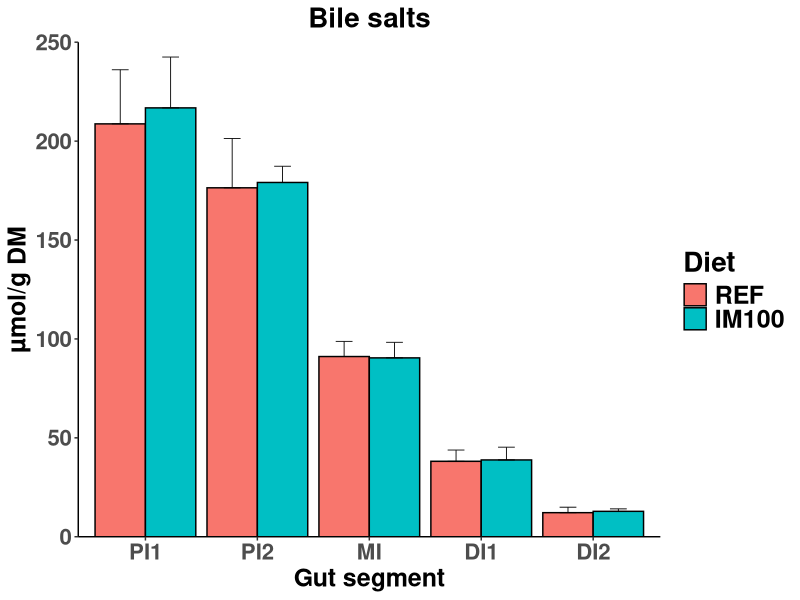
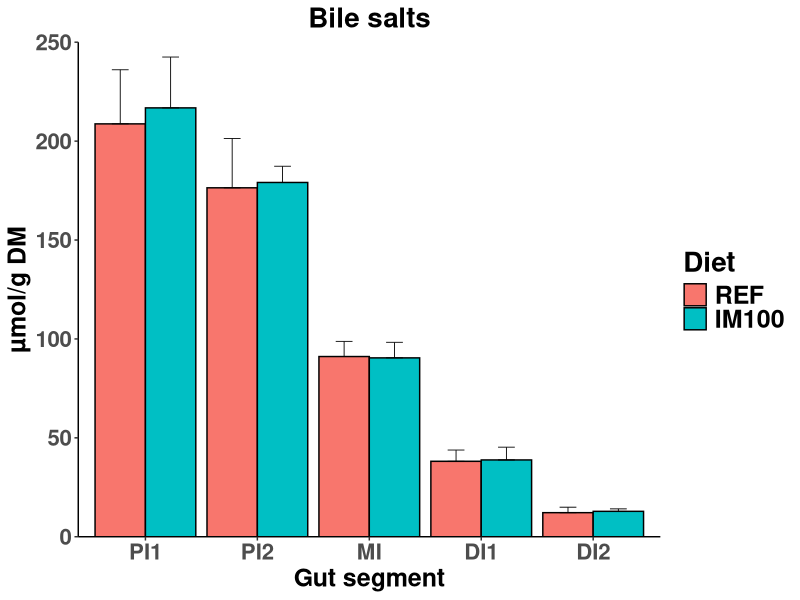

R code for these plots, in order:
library(dplyr) # data manipulation
library(ggplot2) # plotting

df <- read.csv("./data/AqFl2_bile_salts.csv", header = T, na.strings = c(""))
df

# convert numeric variable to string
df <- within(df, {
  Sample_ID <- as.character(Sample_ID)
  Net_pen <- as.character(Net_pen)
})

# Reorder varialbes in the desired order
df$Diet <- factor(df$Diet, levels = c("REF", "IM33", "IM66", "IM100"))
df$Gut_segment <- factor(df$Gut_segment, levels = c("PI1","PI2", "MI", "DI1", "DI2"))

# Exploratory analysis ####################################################################################### 
# Inpsect raw data (distribution and outliers)

df %>% 
  filter(Diet %in% c('REF', 'IM100')) %>% 
  group_by(Gut_segment, Diet) %>%
  summarize(N = n(), Mean = mean(Bile_salts_concentration), SD = sd(Bile_salts_concentration), SE = SD / N^(1/2)) %>%
  ggplot(aes(x = Gut_segment, y = Mean, fill = Diet)) +
  geom_bar(stat="identity", position=position_dodge(), colour="black") +
  geom_errorbar(aes(ymin = Mean, ymax = Mean + SE), 
                size = 0.3, 
                width= 0.3,
                position=position_dodge(.9)) +
  scale_y_continuous(limits = c(0, 250), breaks = 0:5*50, expand = c(0, 0)) +
  theme_bw() +
  theme_classic()+
  labs(title = "Bile salts", x = "Gut segment", y = "µmol/g DM") +
  theme(axis.text.x=element_text(size = 16, face = "bold"),
        axis.text.y=element_text(size = 16, face = "bold"),
        axis.title.x = element_text(size = 18, face = "bold"),
        axis.title.y = element_text(size = 18, face = "bold"),
        legend.text=element_text(face="bold",size=18),
        legend.title=element_text(face="bold",size=20),
        plot.title = element_text(size = 20, face = "bold",hjust = 0.5)) 

ggsave("Bile salts.tiff", units = "in", dpi = 300, compression = "lzw", path = "./results/figures")

# Statistics ##########################################################################################################
# Convert Diet and Target back to character, otherwise the split function won't work correctly
df$Diet <- as.character(df$Diet)
df$Gut_segment <- as.character(df$Gut_segment)

# Split the data frames by "Gut_segment"
df_spl <- df %>% 
  filter(Diet %in% c('REF', 'IM100')) %>% 
  split(f = .$Gut_segment)

# lapply() linear mixed model to each data frame in the list 
t_test <- lapply(df_spl, function(x) t.test(Bile_salts_concentration ~ Diet, data = x))

# Extract p values
p_values <- data.frame(row.names = NULL,
                       "Gut segment" = names(t_test),
                       "p values" = unlist(lapply(t_test, function(x) x[[3]]))
)


